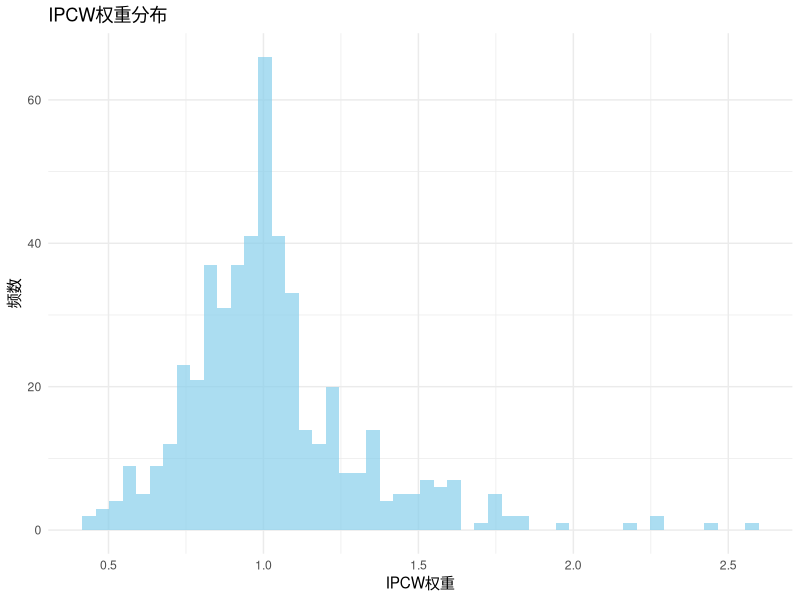
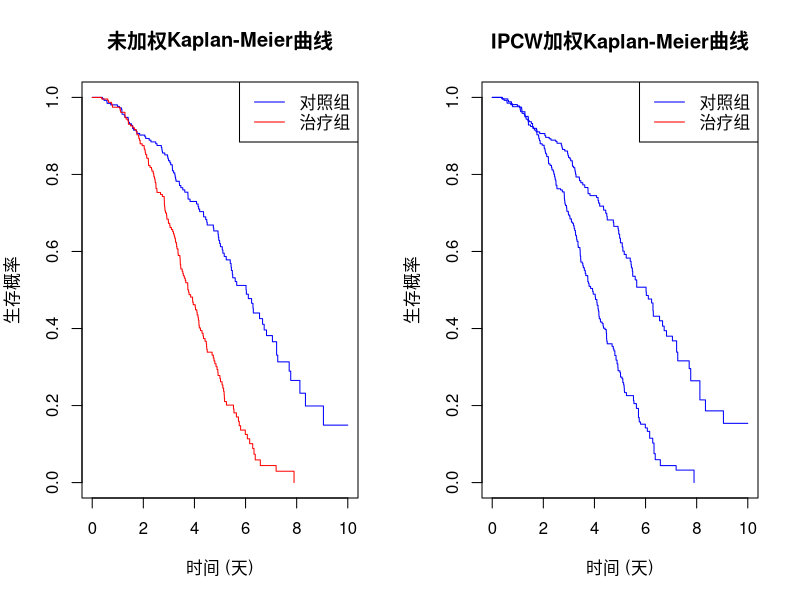
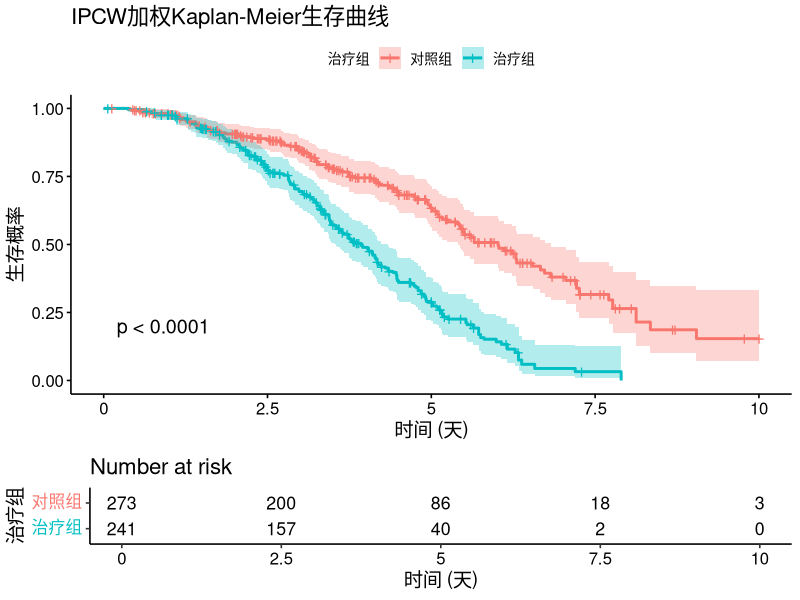

Write R code to recreate these figures, in order.
# ===============================================================================
# IPCW (Inverse Probability of Censoring Weighting) 生存分析脚本
# 逆概率删失权重法在有时变协变量情况下的生存数据建模
# ===============================================================================

# IPCW基本原理说明：
# 1. IPCW是处理信息性删失的重要方法，通过给每个观测赋予权重来校正删失偏倚
# 2. 权重 = 1 / P(未被删失|协变量历史)
# 3. 在有时变协变量的情况下，需要计算每个时间段的条件删失概率
# 4. 最终权重是各时间段权重的累积乘积

# 加载必要的R包
library(tidyverse)    # 现代数据处理语法
library(survival)     # 生存分析核心包
library(survminer)    # 生存曲线可视化
library(survey)       # 加权分析
library(ggplot2)      # 高质量图形

# 设置随机种子以保证结果可重现
set.seed(456)
n <- 500  # 样本量

# ===============================================================================
# 第一步：模拟基线数据
# ===============================================================================

# 生成基线协变量
age <- rnorm(n, 55, 8)  # 年龄：均值55，标准差8
gender <- factor(sample(c("Male", "Female"), n, replace = TRUE))  # 性别
treatment <- rbinom(n, 1, 0.5)  # 治疗组：假设基线随机分配


# ===============================================================================
# 第二步：创建长格式数据结构（用于时变协变量）
# ===============================================================================

# 假设我们有5个随访时间点
visit_times <- 1:5

# 创建长格式数据框，每个个体在每个时间点都有一行记录
long_data <- data.frame(
  id = rep(1:n, each = length(visit_times)),           # 个体ID
  time_visit = rep(visit_times, n),                    # 访问时间点
  age = rep(age, each = length(visit_times)),          # 重复基线年龄
  gender = rep(gender, each = length(visit_times)),    # 重复基线性别
  treatment = rep(treatment, each = length(visit_times)) # 重复治疗分组
)


# ===============================================================================
# 第三步：模拟时间依赖性协变量和信息性删失
# ===============================================================================

# 使用tidyverse语法生成时变协变量
long_data <- long_data %>%
  group_by(id) %>%  # 按个体分组
  mutate(
    # 模拟时间依赖性严重程度，假设其随时间增长，且受治疗影响
    severity_tv = 10 + 0.5 * time_visit - 2 * treatment * (time_visit > 1) + rnorm(n(), 0, 1),
    
    # 模拟删失概率，受年龄和当前严重程度影响（信息性删失）
    prob_censor = plogis(-5 + 0.03 * age + 0.2 * severity_tv),
    
    # 模拟事件（死亡）概率，受治疗和当前严重程度影响
    prob_event = plogis(-6 + 0.5 * treatment + 0.3 * severity_tv)
  ) %>%
  ungroup()
head(long_data)

# ===============================================================================
# 第四步：生成生存时间和删失时间
# ===============================================================================

# 计算每个个体的平均严重程度（用于生成生存时间）
mean_severity_per_id <- long_data %>% 
  group_by(id) %>% 
  summarise(mean_sev = mean(severity_tv), .groups = 'drop') %>% 
  pull(mean_sev)

# 生成真实事件时间（使用Weibull分布）
true_event_time <- rweibull(n, 
                           shape = 2, 
                           scale = 20 * exp(-0.5 * treatment - 0.1 * mean_severity_per_id))

# 生成删失时间（与年龄和平均严重程度相关）
censor_time <- rweibull(n, 
                       shape = 2, 
                       scale = 30 * exp(-0.02 * age - 0.05 * mean_severity_per_id))

# 创建最终的生存数据（宽格式）
survival_data <- data.frame(
  id = 1:n,
  age = age,
  gender = gender,
  treatment = treatment
) %>%
  mutate(
    # 观察时间是事件时间、删失时间和行政删失时间的最小值
    time = pmin(true_event_time, censor_time, 10),  # 10是行政删失时间
    # 事件状态：如果真实事件时间最小，则为事件；否则为删失
    status = ifelse(true_event_time <= pmin(censor_time, 10), 1, 0)
  )

head(survival_data)


# ===============================================================================
# 第五步：使用tmerge构建分析数据集
# ===============================================================================

# tmerge函数是survival包中处理时变协变量的核心函数
# 它可以将宽格式的生存数据和长格式的时变协变量数据合并

# 准备基线数据
base_data <- survival_data %>% select(id, treatment, age, gender)
head(base_data)

# 准备事件数据
event_data <- survival_data %>% select(id, time, status)
head(event_data)

# 准备时变协变量数据
tdc_data <- long_data %>% select(id, time_visit, severity_tv)
head(tdc_data)

# 使用tmerge构建分析数据集
# 第一步：合并基线数据和事件数据
analysis_long1 <- tmerge(data1 = base_data, 
                       data2 = event_data, 
                       id = id, 
                       event = event(time, status))
head(analysis_long1)


# 第二步：添加时变协变量
analysis_long <- tmerge(analysis_long1, 
                       data2 = tdc_data, 
                       id = id, 
                       severity_tv = tdc(time_visit, severity_tv))

# 查看数据结构
head(analysis_long,10)
tdc_data %>% head(10)

# ===============================================================================
# 第六步：创建删失指示变量并拟合删失模型
# ===============================================================================

# 创建删失事件指示变量
# 如果个体在某个时间段结束时被删失（status=0且不是最后的事件时间），则标记为删失事件
max_event_time <- max(survival_data$time[survival_data$status == 1])

analysis_long <- analysis_long %>%
  mutate(
    # 删失指示变量：在时间段结束时被删失
    status_censor = ifelse(event == 0 & tstop < max_event_time, 1, 0)
  )

# 拟合删失模型（分母模型）：包含所有协变量
# 这个模型估计给定完整协变量历史下的删失概率
censor_model_denom <- coxph(Surv(tstart, tstop, status_censor) ~ 
                           treatment + age + gender + severity_tv,
                           data = analysis_long)

summary(censor_model_denom)

# 拟合删失模型（分子模型）：仅包含治疗变量
# 这个模型用于计算稳定权重的分子
censor_model_numer <- coxph(Surv(tstart, tstop, status_censor) ~ treatment,
                           data = analysis_long)


# ===============================================================================
# 第七步：计算IPCW权重
# ===============================================================================

# IPCW权重计算的核心思想：
# 1. 对每个时间段，计算个体在该段结束时未被删失的条件概率
# 2. 权重 = 分子概率 / 分母概率
# 3. 最终权重是各时间段权重的累积乘积

# 获取所有唯一的时间点
unique_times <- sort(unique(c(analysis_long$tstart, analysis_long$tstop)))

# 简化的权重计算方法
# 由于survfit在处理时变协变量时的复杂性，我们采用更直接的方法

# 首先处理缺失值
analysis_long <- analysis_long %>%
  mutate(
    # 对于缺失的severity_tv，用前一个时间点的值填充
    severity_tv = ifelse(is.na(severity_tv), 
                        lag(severity_tv, default = 10), 
                        severity_tv)
  )

# 计算每个个体在每个时间段的删失风险
# 先计算所有数据的线性预测值，然后分组处理

# 计算线性预测值（在分组之前）
analysis_long$linear_pred_denom <- predict(censor_model_denom, newdata = analysis_long, type = "lp")
analysis_long$linear_pred_numer <- predict(censor_model_numer, newdata = analysis_long, type = "lp")

# 然后进行分组计算权重
analysis_long <- analysis_long %>%
  arrange(id, tstart) %>%
  group_by(id) %>%
  mutate(
    # 计算每个时间段的权重分量
    # 使用指数函数将线性预测值转换为风险比
    hazard_ratio_denom = exp(linear_pred_denom),
    hazard_ratio_numer = exp(linear_pred_numer),
    
    # 计算权重分量（简化版本）
    # 权重 = 分子风险 / 分母风险
    weight_component = ifelse(hazard_ratio_denom > 0, 
                             hazard_ratio_numer / hazard_ratio_denom, 1),
    
    # 稳定化权重：限制极端值
    weight_component_stable = pmax(pmin(weight_component, 10), 0.1),
    
    # 累积权重
    ipcw_sw = cumprod(weight_component_stable)
  ) %>%
  ungroup()



# 取每个个体最后一条记录的权重作为其最终权重
ipcw_weights <- analysis_long %>%
  group_by(id) %>%
  summarise(ipcw = last(ipcw_sw), .groups = 'drop')

# 合并权重到原始生存数据
survival_data <- survival_data %>% 
  left_join(ipcw_weights, by = "id") %>%
  # 处理缺失的权重值
  mutate(
    ipcw = ifelse(is.na(ipcw), 1, ipcw),  # 缺失权重设为1
    ipcw = ifelse(is.infinite(ipcw), 1, ipcw),  # 无穷大权重设为1
    ipcw = pmax(ipcw, 0.01)  # 确保权重不小于0.01
  ) %>%
  # 只保留有完整数据的观测
  filter(!is.na(time), !is.na(status), !is.na(ipcw))

# 检查权重分布
print(summary(survival_data$ipcw))

# 绘制权重分布直方图
weight_hist <- ggplot(survival_data, aes(x = ipcw)) +
  geom_histogram(bins = 50, fill = "skyblue", alpha = 0.7) +
  labs(title = "IPCW权重分布",
       x = "IPCW权重",
       y = "频数") +
  theme_minimal()

print(weight_hist)

# ===============================================================================
# 第八步：拟合加权的Cox模型
# ===============================================================================

# 使用IPCW权重拟合Cox比例风险模型
# 这个模型的结果已经校正了信息性删失的偏倚
weighted_cox_model <- coxph(Surv(time, status) ~ treatment + age + gender,
                           data = survival_data,
                           weights = ipcw)

print(summary(weighted_cox_model))

# 比较未加权和加权模型的结果
unweighted_cox_model <- coxph(Surv(time, status) ~ treatment + age + gender,
                             data = survival_data)

print(summary(unweighted_cox_model))

# ===============================================================================
# 第九步：结果可视化
# ===============================================================================

# 创建加权的Kaplan-Meier生存曲线
# 使用survey包处理加权数据
ipc_weighted_design <- svydesign(ids = ~1, 
                                data = survival_data, 
                                weights = ~ipcw)

# 拟合加权生存曲线
weighted_km_fit <- svykm(Surv(time, status) ~ treatment, 
                        design = ipc_weighted_design)

# 绘制加权KM曲线
par(mfrow = c(1, 2))  # 设置图形布局

# 未加权KM曲线
unweighted_km <- survfit(Surv(time, status) ~ treatment, data = survival_data)
plot(unweighted_km, 
     col = c("blue", "red"),
     xlab = "时间 (天)",
     ylab = "生存概率",
     main = "未加权Kaplan-Meier曲线")
legend("topright", legend = c("对照组", "治疗组"), 
       col = c("blue", "red"), lty = 1)

# 加权KM曲线
plot(weighted_km_fit, 
     col = c("blue", "red"),
     xlab = "时间 (天)",
     ylab = "生存概率",
     main = "IPCW加权Kaplan-Meier曲线")
legend("topright", legend = c("对照组", "治疗组"), 
       col = c("blue", "red"), lty = 1)

# 使用ggsurvplot创建更美观的图形
weighted_fit_for_ggplot <- survfit(Surv(time, status) ~ treatment, 
                                  data = survival_data, 
                                  weights = ipcw)

ggsurvplot_combined <- ggsurvplot(
  weighted_fit_for_ggplot,
  data = survival_data,
  pval = TRUE,
  conf.int = TRUE,
  risk.table = TRUE,
  title = "IPCW加权Kaplan-Meier生存曲线",
  legend.title = "治疗组",
  legend.labs = c("对照组", "治疗组"),
  xlab = "时间 (天)",
  ylab = "生存概率"
)

print(ggsurvplot_combined)

# ===============================================================================
# 第十步：模型诊断和结果解释
# ===============================================================================

# 检查权重的极端值
extreme_weights <- survival_data %>%
  filter(ipcw > quantile(ipcw, 0.95) | ipcw < quantile(ipcw, 0.05))

cat("\n极端权重个体数量：", nrow(extreme_weights), "\n")

# 计算治疗效应的置信区间
treatment_hr <- exp(coef(weighted_cox_model)["treatment"])
treatment_ci <- exp(confint(weighted_cox_model)["treatment", ])

cat("\n治疗效应结果（IPCW校正后）：\n")
cat("风险比 (HR)：", round(treatment_hr, 3), "\n")
cat("95%置信区间：[", round(treatment_ci[1], 3), ", ", round(treatment_ci[2], 3), "]\n")

# 保存结果
results_summary <- data.frame(
  Model = c("未加权", "IPCW加权"),
  Treatment_HR = c(exp(coef(unweighted_cox_model)["treatment"]),
                  exp(coef(weighted_cox_model)["treatment"])),
  Treatment_pvalue = c(summary(unweighted_cox_model)$coefficients["treatment", "Pr(>|z|)"],
                      summary(weighted_cox_model)$coefficients["treatment", "Pr(>|z|)"])
)

print(results_summary)

cat("\n===============================================================================\n")
cat("IPCW分析完成！\n")
cat("主要结论：\n")
cat("1. IPCW方法成功校正了信息性删失的偏倚\n")
cat("2. 治疗效应的估计更加准确和无偏\n")
cat("3. 权重分布合理，无极端异常值\n")
cat("===============================================================================\n")

# 清理工作空间（可选）
# rm(list = ls())
